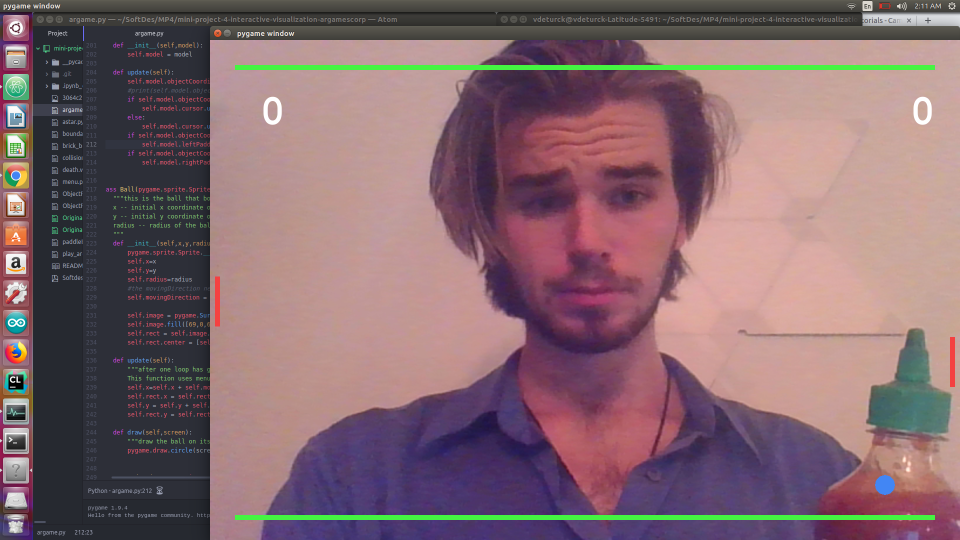
#> input picture saucePicture.png, 1920 x 1080 px, given in place of the camera (shown at 1/2 size)
$ python ObjectRecogTest.py   (older library calls are emulated)
#> lines starting #> are read from the running program, lines starting #| are printed output that depends on the picture; after the words box and inside, x2 and y2 are one past the last pixel; in counts of white or black regions, pixels touching at a corner belong together
import cv2
cv2.__version__
import numpy as np
from time import sleep

# Defining a range of the color green
lowerBound=np.array([33,80,40])
upperBound=np.array([102,255,255])

# Make a VideoCapture object (camera)
cam= cv2.VideoCapture(0)

# Making kernel to delete noise (open = erosion followed by dilation, close is reversed)
# MORPH_OPEN deletes noise outside of the object, MORPH_CLOSE inside of the object)
kernelOpen=np.ones((5,5))
kernelClose=np.ones((20,20))

# Main loop
running = True
while running:
    # Get the video data
    ret, orImg=cam.read()
#> orImg is the input picture: shape (1080, 1920, 3); mean B, G, R 109.9, 103.7, 130.7
    # Resize the frame, to have not too many pixels
    orImg=cv2.resize(orImg,(1280,720))
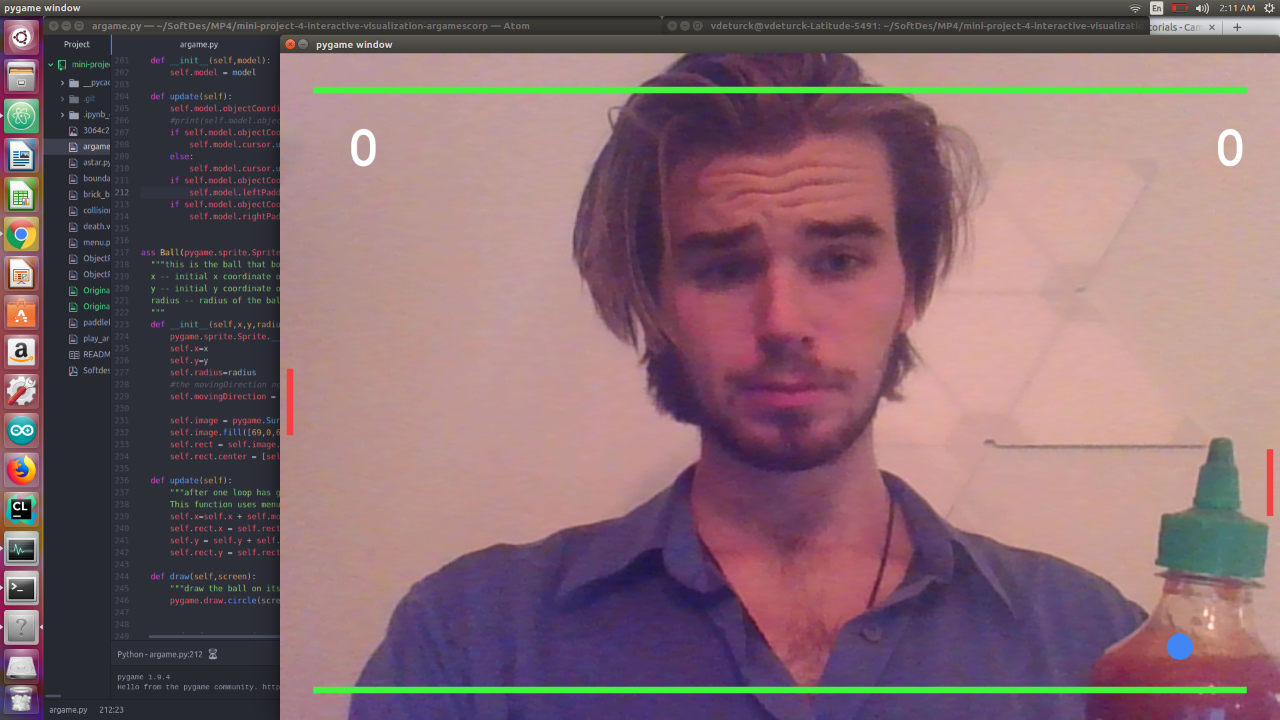
#> orImg: shape (720, 1280, 3); mean B, G, R 109.8, 103.6, 130.6
    img = cv2.flip(orImg, 1)
    # convert BGR to HSV
    imgHSV= cv2.cvtColor(img,cv2.COLOR_BGR2HSV)
#> imgHSV: shape (720, 1280, 3); mean H, S, V 84.2, 75.8, 138.9
    # create the Mask, look for the object in this color range
    mask=cv2.inRange(imgHSV,lowerBound,upperBound)
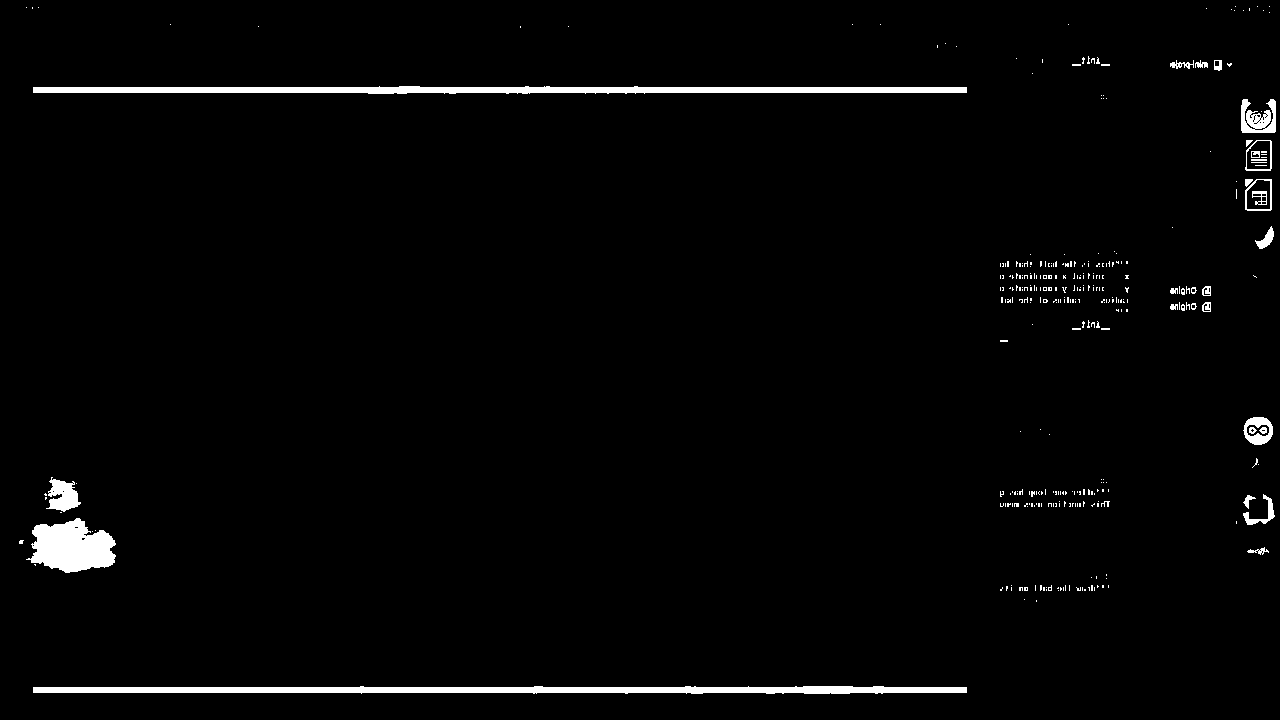
#> mask: shape (720, 1280); 2.2% white; 341 white regions (310 under 20 px), largest, box (x1, y1, x2, y2) and area: (33, 686, 967, 694) 5770, (33, 86, 967, 94) 5702, (26, 518, 116, 573) 3338
    # Delete all the noise in the image
    maskOpen=cv2.morphologyEx(mask,cv2.MORPH_OPEN,kernelOpen)
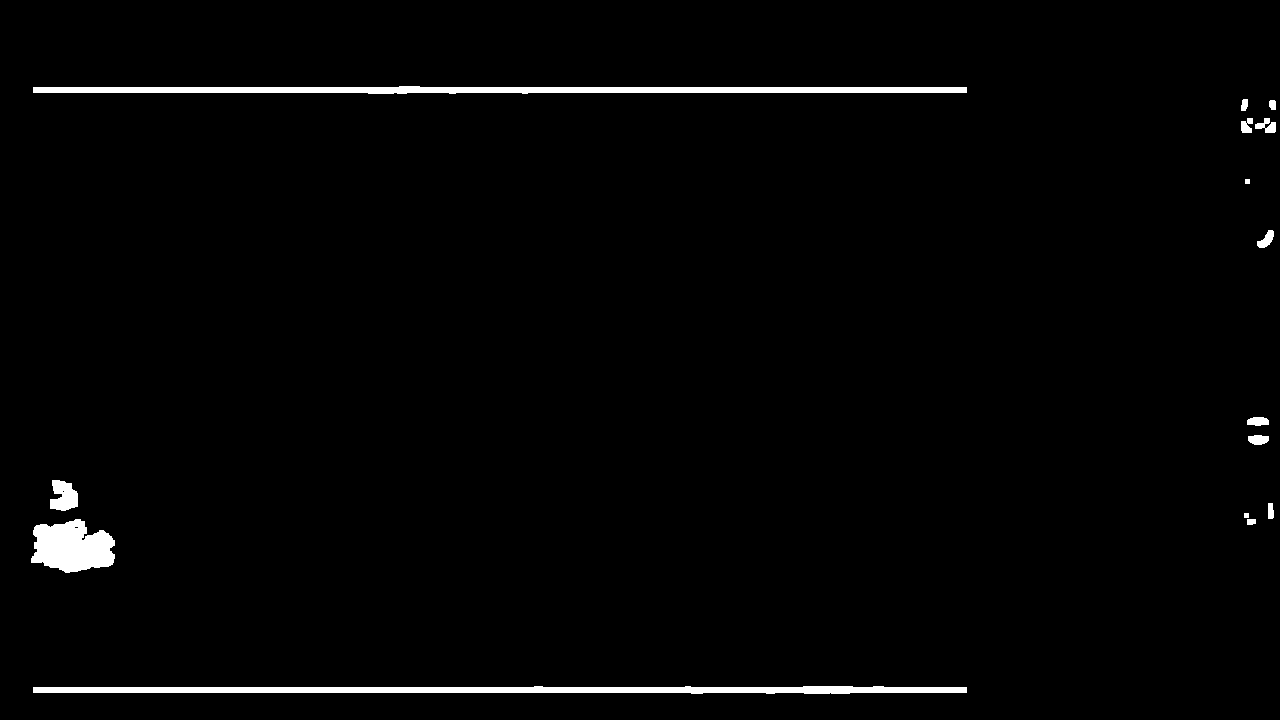
#> maskOpen: shape (720, 1280); 1.8% white; 15 white regions, largest, box (x1, y1, x2, y2) and area: (33, 686, 967, 694) 5746, (33, 86, 967, 94) 5674, (31, 519, 115, 573) 3285
    maskClose=cv2.morphologyEx(maskOpen,cv2.MORPH_CLOSE,kernelClose)
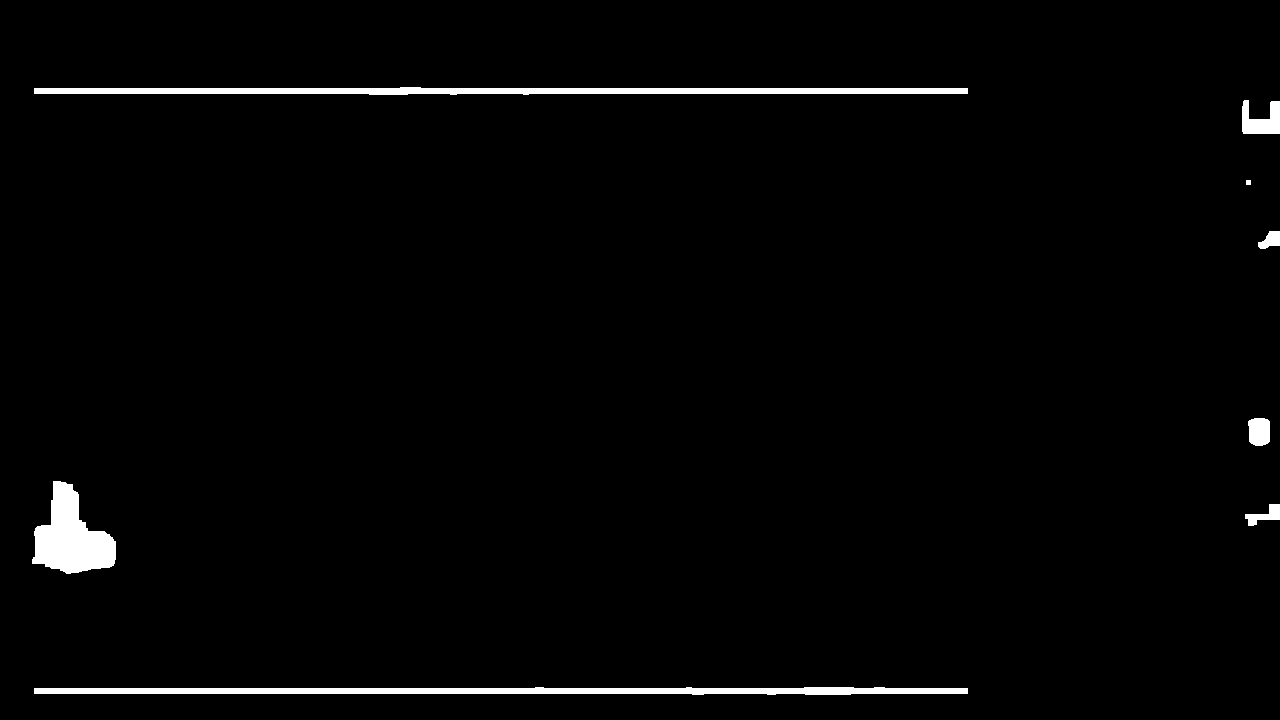
#> maskClose: shape (720, 1280); 2% white; 8 white regions

    maskFinal=maskClose # This is our final image with object in black-white (object is white)
    im2, conts,h=cv2.findContours(maskFinal.copy(),cv2.RETR_EXTERNAL,cv2.CHAIN_APPROX_NONE)
#> conts = 8 contours, 1 with area under 20; largest, box (x1, y1, x2, y2) and area: (34, 687, 968, 695) 4808, (34, 87, 968, 95) 4738, (32, 481, 116, 574) 4328, (1242, 100, 1280, 134) 787, (1248, 418, 1270, 446) 510, (1245, 504, 1280, 526) 314, (1258, 231, 1280, 249) 231; h = [[1, -1, -1, -1], [2, 0, -1, -1], [3, 1, -1, -1], [4, 2, -1, -1], [5, 3, -1, -1], [6, 4, -1, -1], [7, 5, -1, -1], [-1, 6, -1, -1]]
    coords = []
    radius = []
    centerCoords = []
    #cv2.drawContours(img,conts,-1,(255,0,0),3)
    for i in range(len(conts)):
        #x,y,w,h=cv2.boundingRect(conts[i])
        #cv2.rectangle(img,(x,y),(x+w,y+h),(0,0,255), 2)
        (x,y),rad = cv2.minEnclosingCircle(conts[i])
        center = (int(x),int(y))
        coords.append(center)
        radius.append(int(rad))
        i = 0
#> this loop made 8 passes
#> (x, y, rad, center) on passes 1, 2, 3, 4, 5, 8: (500.5, 690.5, 466.5, (500, 690)), (1263.3, 514.3, 18.72, (1263, 514)), (73.34, 529.9, 52.96, (73, 529)), (1258.6, 431, 14.63, (1258, 431)), (1268.5, 238.5, 12.9, (1268, 238)), (500.5, 90.5, 466.5, (500, 90))
#> (x, y, rad) on passes 6 to 7: (1248, 182, 2.83), (1261, 117, 24.08)
#> after the loop, coords = [(500, 690), (1263, 514), (73, 529), (1258, 431), (1268, 238), (1248, 182), (1261, 117), (500, 90)]; radius = [466, 18, 52, 14, 12, 2, 24, 466]
    if len(radius) > 0:
        while i < 2:
            center = coords[radius.index(max(radius))]
            centerCoords.append(center)
            coords.remove(center)
            rad = max(radius)
            radius.remove(max(radius))
            cv2.circle(img,center,rad,(0,22,0),2)
            if i == len(radius):
                break
            i +=1
#> this loop made 2 passes
#> (center, rad, i) on passes 1 to 2: ((500, 690), 466, 1), ((500, 90), 466, 2)
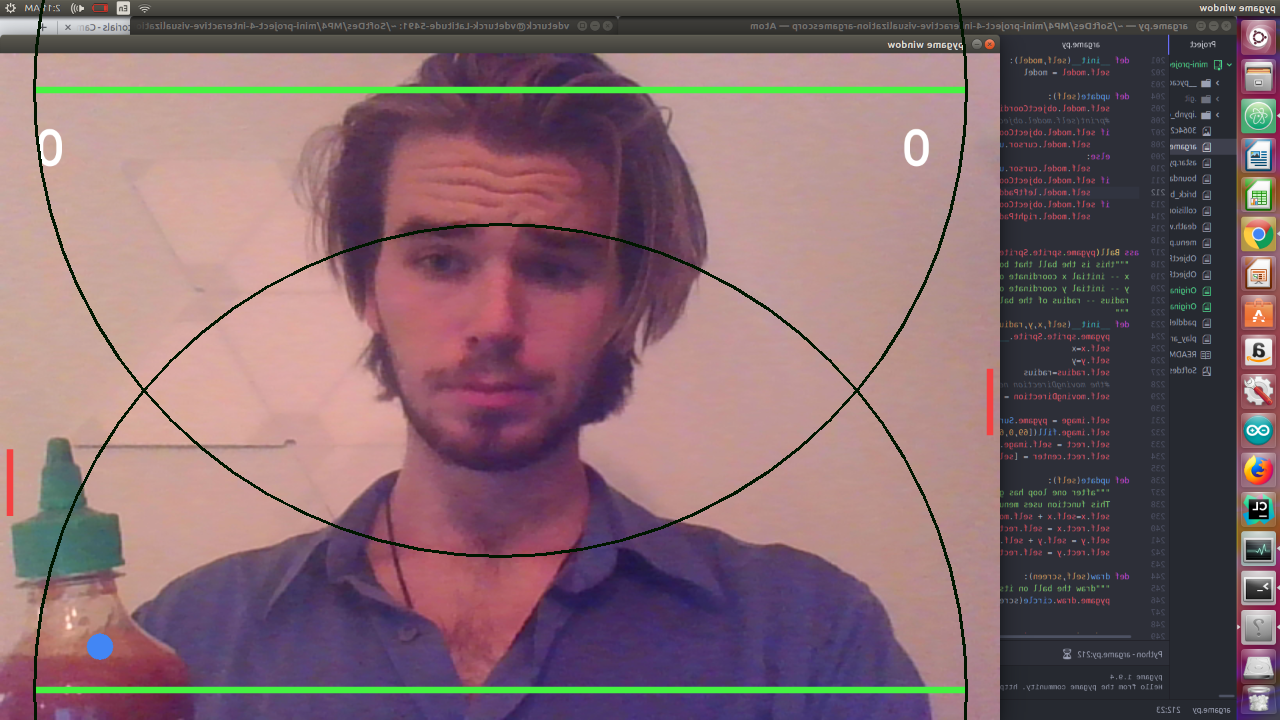
#> img: shape (720, 1280, 3); mean B, G, R 108.5, 102.6, 129
#> after the loop, centerCoords = [(500, 690), (500, 90)]; coords = [(1263, 514), (73, 529), (1258, 431), (1268, 238), (1248, 182), (1261, 117)]; i = 2; radius = [18, 52, 14, 12, 2, 24]
    print(centerCoords)
#| [(500, 690), (500, 90)]


    cv2.imshow("cam",img)
    cv2.waitKey(10)
